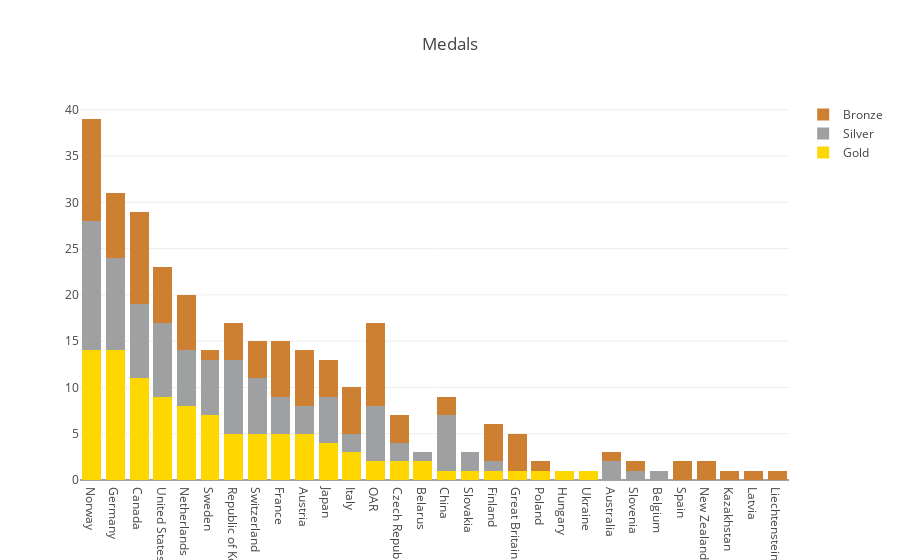

The code cell stored with this chart in its notebook:
### Code cell
trace1 = go.Bar(x=df['NOC'], y=df['Gold'],
                name='Gold', marker={'color':'#FFD700'})

trace2 = go.Bar(x=df['NOC'], y=df['Silver'],
                name='Silver', marker={'color':'#9EA0A1'})

trace3 = go.Bar(x=df['NOC'], y=df['Bronze'],
                name='Bronze', marker={'color':'#CD7F32'})

data = [trace1, trace2, trace3]
layout = go.Layout(title='Medals', barmode='stack') # barmode='stack'

plotly.offline.init_notebook_mode(connected=True)
fig = go.Figure(data=data, layout=layout)
# pyo.plot(fig)
pyo.iplot(fig)

### Figure 1 — Plotly figure (JSON) as saved in the notebook; plotly's stock layout.template omitted (floating-point values rounded to 4 significant figures)
{"data": [{"marker": {"color": "#FFD700"}, "name": "Gold", "type": "bar", "uid": "2f4b6c9e-f890-48ed-9310-48052a473129", "x": ["Norway", "Germany", "Canada", "United States", "Netherlands", "Sweden", "Republic of Korea", "Switzerland", "France", "Austria", "Japan", "Italy", "OAR", "Czech Republic", "Belarus", "China", "Slovakia", "Finland", "Great Britain", "Poland", "Hungary", "Ukraine", "Australia", "Slovenia", "Belgium", "Spain", "New Zealand", "Kazakhstan", "Latvia", "Liechtenstein"], "y": [14, 14, 11, 9, 8, 7, 5, 5, 5, 5, 4, 3, 2, 2, 2, 1, 1, 1, 1, 1, 1, 1, 0, 0, 0, 0, 0, 0, 0, 0]}, {"marker": {"color": "#9EA0A1"}, "name": "Silver", "type": "bar", "uid": "c78c218f-67ce-4374-b733-40fb2a705a94", "x": ["Norway", "Germany", "Canada", "United States", "Netherlands", "Sweden", "Republic of Korea", "Switzerland", "France", "Austria", "Japan", "Italy", "OAR", "Czech Republic", "Belarus", "China", "Slovakia", "Finland", "Great Britain", "Poland", "Hungary", "Ukraine", "Australia", "Slovenia", "Belgium", "Spain", "New Zealand", "Kazakhstan", "Latvia", "Liechtenstein"], "y": [14, 10, 8, 8, 6, 6, 8, 6, 4, 3, 5, 2, 6, 2, 1, 6, 2, 1, 0, 0, 0, 0, 2, 1, 1, 0, 0, 0, 0, 0]}, {"marker": {"color": "#CD7F32"}, "name": "Bronze", "type": "bar", "uid": "a89d353f-1f65-4874-89b3-eb0a4b69686a", "x": ["Norway", "Germany", "Canada", "United States", "Netherlands", "Sweden", "Republic of Korea", "Switzerland", "France", "Austria", "Japan", "Italy", "OAR", "Czech Republic", "Belarus", "China", "Slovakia", "Finland", "Great Britain", "Poland", "Hungary", "Ukraine", "Australia", "Slovenia", "Belgium", "Spain", "New Zealand", "Kazakhstan", "Latvia", "Liechtenstein"], "y": [11, 7, 10, 6, 6, 1, 4, 4, 6, 6, 4, 5, 9, 3, 0, 2, 0, 4, 4, 1, 0, 0, 1, 1, 0, 2, 2, 1, 1, 1]}], "layout": {"barmode": "stack", "title": "Medals"}}
